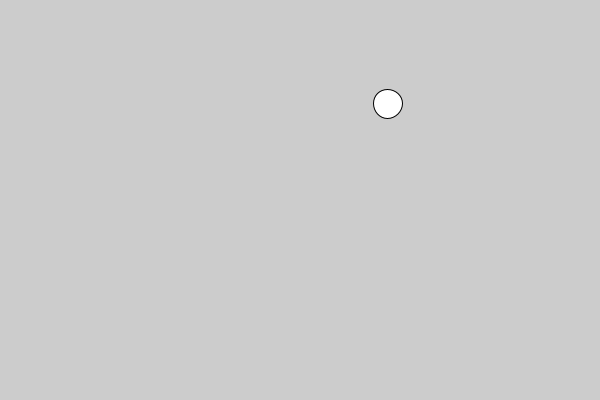
Frame 1 (no input)
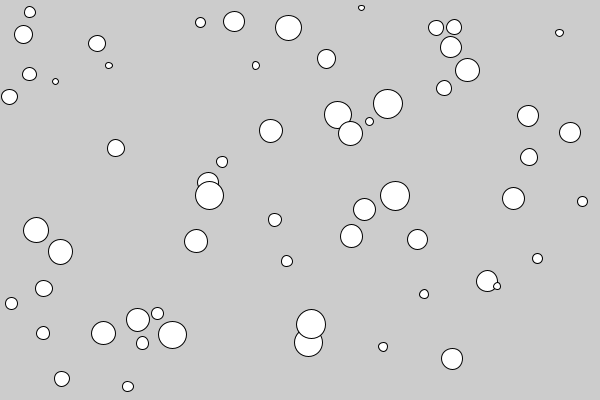
Frame 60 (the mouse pressed at the canvas centre just before this capture)
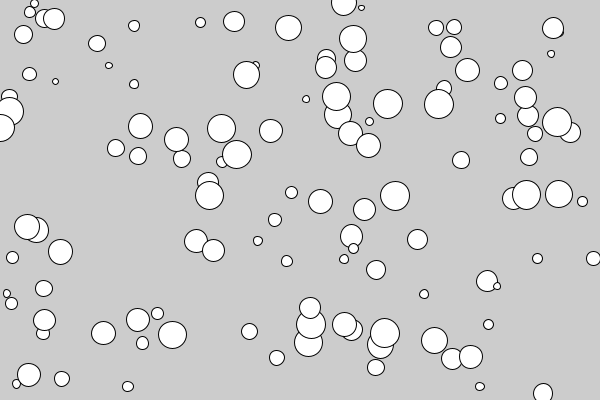
Frame 120 (the mouse held since frame 60 and released just before this capture)

The Processing sketch that drew these frames (run headless with seeded random() and noise(); from frame 60 on, the mouse is pressed at the canvas centre):

// Processing sketch: sketch_17_funciones_03
// ── sketch_17_funciones_03.pde
void setup() {
  size (600, 400);
}

void draw() {
  pintapelota (random (width), random(height), random (5, 30));
}

void pintapelota (float posX, float posY, float diametro) {
  ellipse (posX, posY, diametro, diametro);
}
